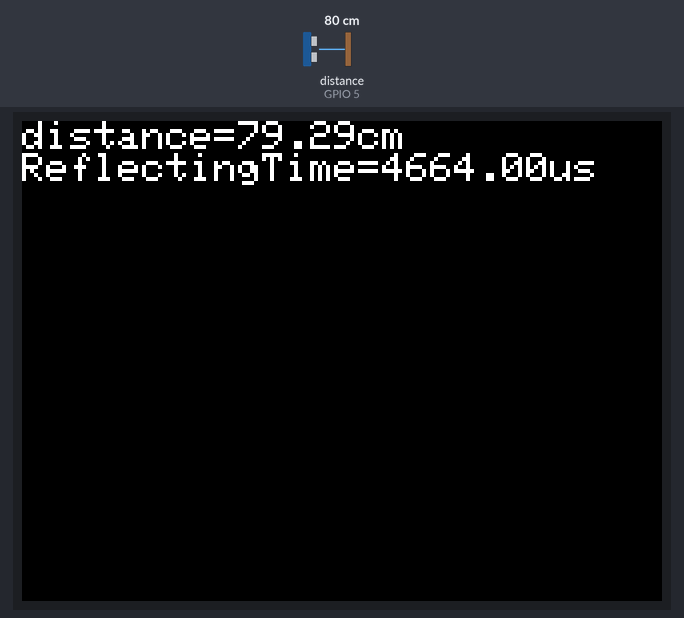
A sketch run on a simulated ESP32. Shown: 320×240 colour display. Wiring (inferred from the names in the program): ultrasonic range finder: trigger GPIO 2; echo GPIO 5. The test bench sets the inputs (shaded band); at power-on: distance to the obstacle (sensor on GPIO 5) 80 cm. The echo pulse lasts 58.3 µs per cm.

Above: at 0.3 s.
1.4 s: distance to the obstacle (sensor on GPIO 5) set to 2 cm
At 2.7 s:
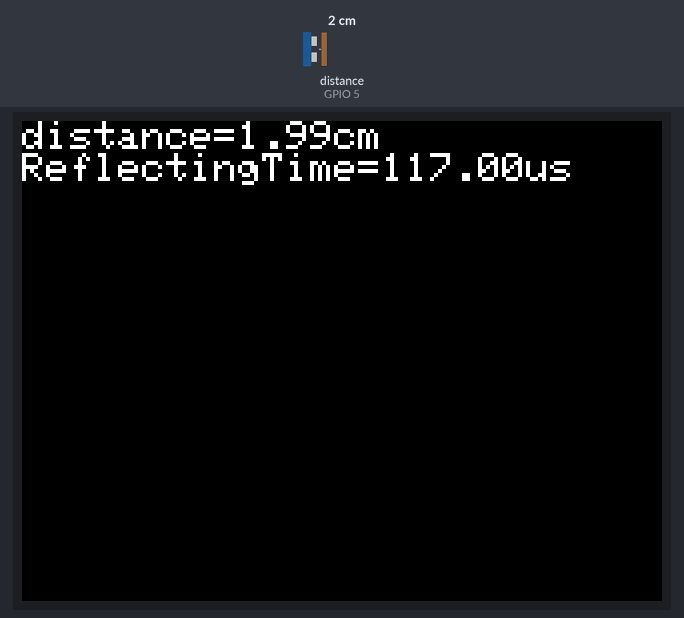
5.7 s: distance to the obstacle (sensor on GPIO 5) set to 4 cm
At 7.3 s:
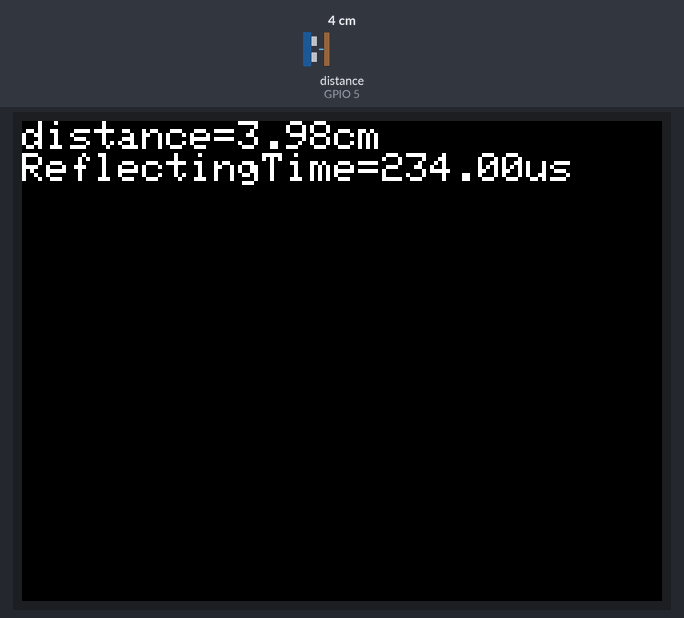
9.3 s: distance to the obstacle (sensor on GPIO 5) set to 9 cm
At 10.8 s:
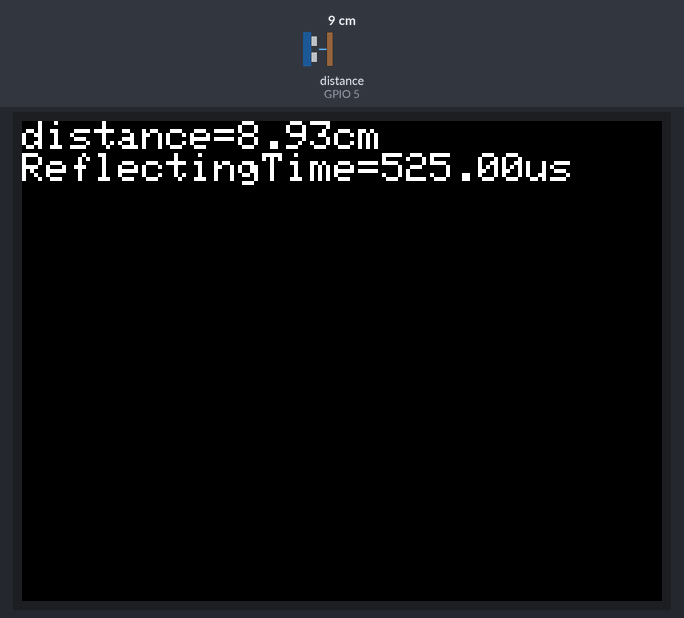
Timing chart, 0 to 12.3 s (numbered marks = the images above; inputs shaded):
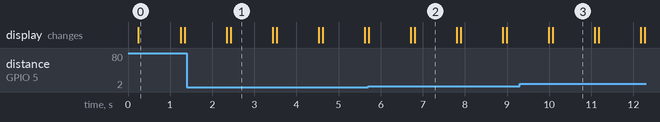

Measured:
- after the input at 1.4 s, the display: first differs from a run without the input after 1.0 s (image 1)
- after the input at 5.7 s, the display: first differs from a run without the input after 1.1 s (image 2)
- after the input at 9.3 s, the display: first differs from a run without the input after 0.79 s (image 3)
- what the display in image 0 shows lasts 1.0 s, from 0.2 s to 1.2 s

The sketch:

Ultrasonic_Test.ino
```cpp
#include <M5Stack.h>

#define TRIG 2
#define ECHO 5

float times;  //超音波の往復時間 [us]
float distance; //物体距離[cm]
float sound_Vel = 340;  //音速 340 [m/s]

void setup() {
  M5.begin();

  pinMode(TRIG, OUTPUT);
  pinMode(ECHO, INPUT);

  // 文字サイズ
  M5.Lcd.setTextSize(2);
}

void loop() {
  // 画面を黒くする
  M5.Lcd.fillScreen(BLACK);

  // 超音波を発生させる
  digitalWrite(TRIG, HIGH);
  delayMicroseconds(10);  //Triggerを10usの間High Levelに設定, 基本はLow Level
  digitalWrite(TRIG, LOW); //この後に超音波モジュールから勝手に40kHzで8パルスが送出される

  // 超音波を受け取る
  times = pulseIn(ECHO, HIGH); //超音波を送信終了後から受信するまでの時間
  distance = times * 0.017; //times*340/2*(1/1000000)*100でcmに変換: [us]*[m/s]*[s/us]*[cm/m]=[cm]

  // ディスプレイに表示させる
  M5.Lcd.setCursor(0, 0);
  M5.Lcd.print("distance=");
  M5.Lcd.print(distance);
  M5.Lcd.print("cm\n");
  M5.Lcd.print("ReflectingTime=");
  M5.Lcd.print(times);
  M5.Lcd.print("us");
  delay(1000);
}
```
